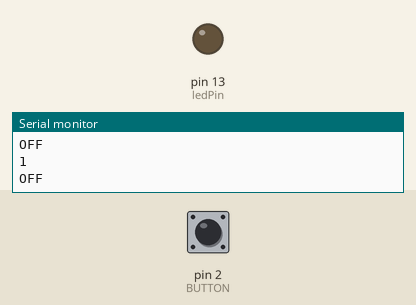
This sketch was run on a simulated Arduino Uno, built with avr-gcc and run on an emulated ATmega328P. Parts: output pins drawn as LEDs (lit = HIGH), the last lines printed to the serial monitor. Dashed ring = blinking. The test bench sets the inputs (shaded band); at power-on: pin 2 (BUTTON) HIGH.

Above: at 1.2 s.
1.3 s: pin 2 (BUTTON) pulled LOW for 1 s
At 1.55 s:
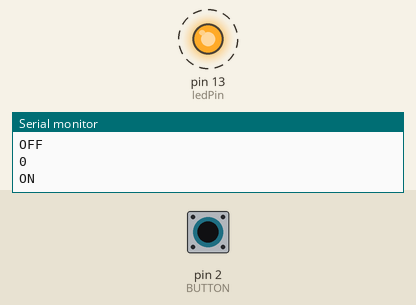
4.3 s: pin 2 (BUTTON) pulled LOW for 3.2 s
At 7.9 s:
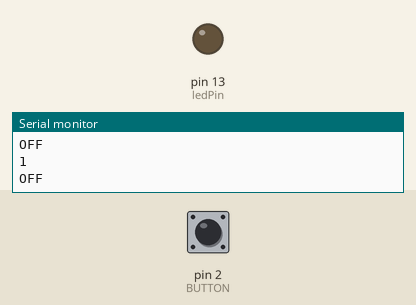
Timing chart, 0 to 9.4 s (numbered marks = the images above; inputs shaded):
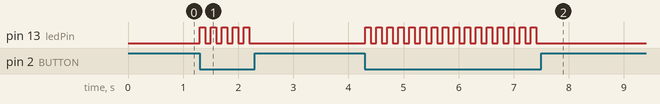

Measured:
- after the input at 1.3 s, pin 13 (ledPin): alternates HIGH for 0.10 s and LOW for 0.10 s, 10 changes in all, then stays LOW, starting at once
- after the input at 4.3 s, pin 13 (ledPin): alternates HIGH for 0.10 s and LOW for 0.10 s, 32 changes in all, then stays LOW, starting at once

The sketch:

turnonled.ino
```cpp
// I DELAY DI ARDUINO VANNO SETTATI PER SINCRONIZZARE PYTHON

int BUTTON = 2  ;           // pin di input dove è collegato il pulsante
int  val;
int ledPin =  13;      // the number of the LED pin

boolean stato = false;

void setup() {

  pinMode(BUTTON, INPUT);
  //digitalWrite(BUTTON, LOW);// imposta il pin digitale come input
  pinMode(ledPin, OUTPUT);
  boolean stato = false;
  Serial.begin(9600);
}

void loop() {
  delay(100);
  val = digitalRead(BUTTON);

  Serial.println(val);
  if(val == LOW){
    stato = not(stato);
  }
  if (stato) {
      Serial.println("ON");
      // LED on:
      digitalWrite(ledPin, HIGH);
  }
  else {
    Serial.println("OFF");
    digitalWrite(ledPin, LOW);
  }

 }
```
